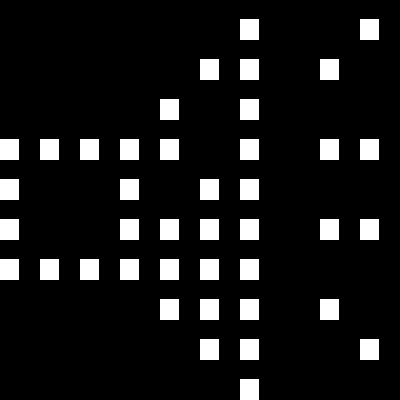

Rendered tile map (Tiled .tmx) drawn with the repository's tilesets; below, a short description and the map source with its tile grids summarised:
An orthogonal 10x10 tile map with 40x40 px tiles, 1 tile layer (Layer 1).

<map version="1.0" orientation="orthogonal" width="10" height="10" tilewidth="40" tileheight="40">
 <tileset firstgid="1" name="texture" tilewidth="40" tileheight="40" spacing="4" margin="4">
  <image source="texture.png" />
 </tileset>
 <layer name="Layer 1" width="10" height="10">
  <data>[100 cells, 41 non-empty, 1 distinct tile ids]</data>
 </layer>
</map>
